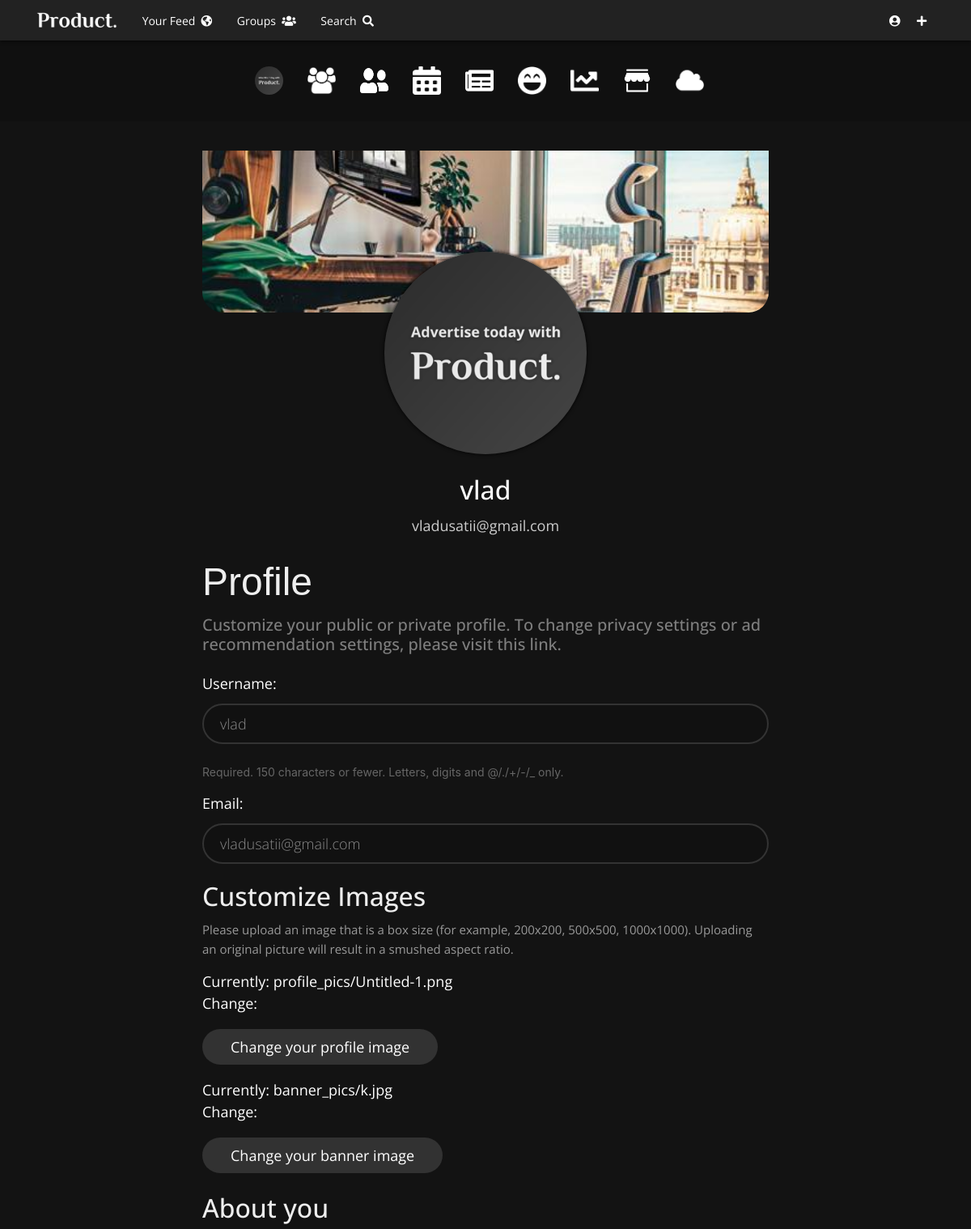
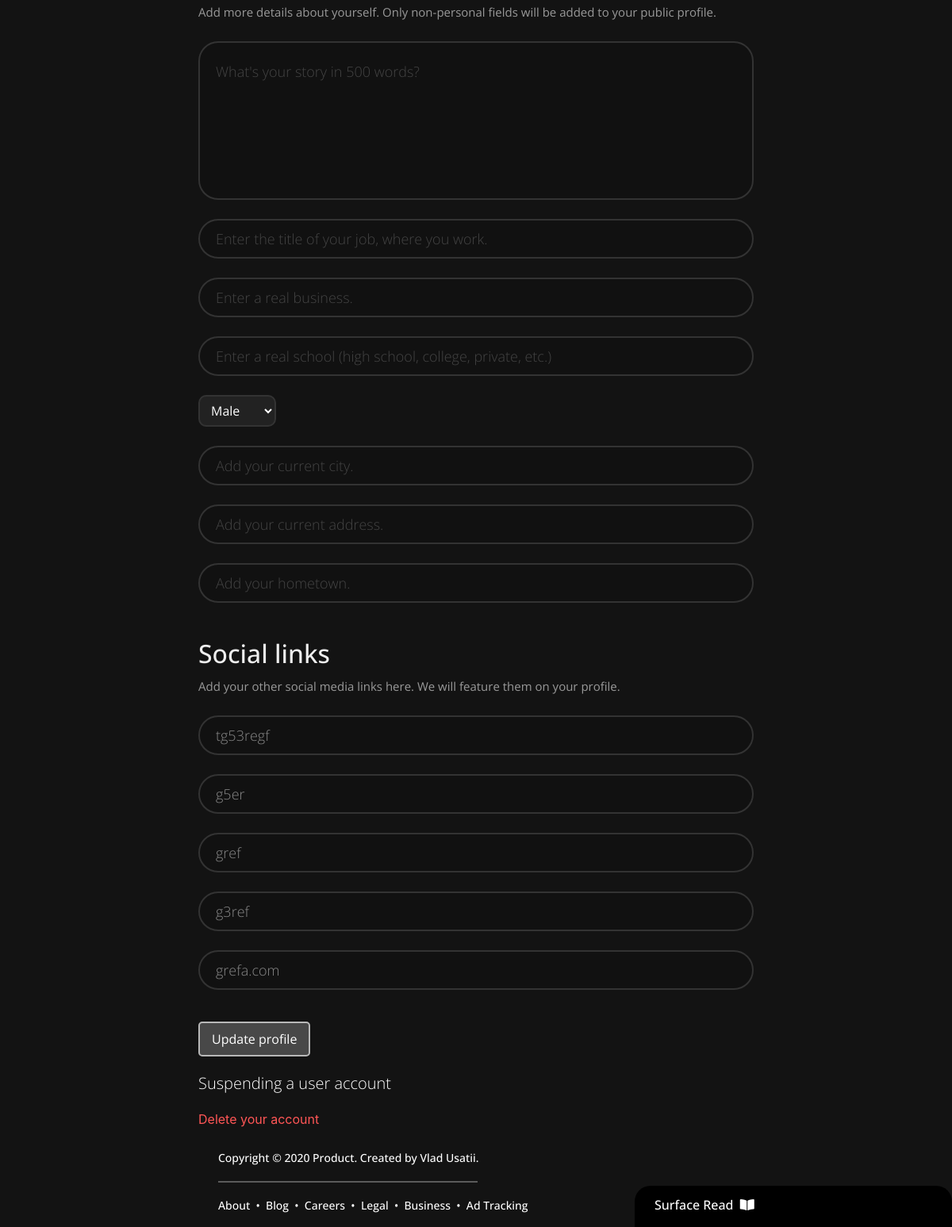
The app's page /profile/ (signed in) with its own data (2 pictures, top to bottom).
### users/models.py (models this page shows, shortened)
class Profile(models.Model):
    user = models.OneToOneField(User, on_delete=models.CASCADE)
    image = models.ImageField(default='default.jpg', upload_to='profile_pics')
    Choose_banner = models.ImageField(default='default_banner.png', upload_to='banner_pics')
    About_you = models.CharField(max_length=19999999, blank=True)
    Write_your_bio = models.TextField(max_length=500, blank=True)
    Add_an_education_credential = models.CharField(max_length=200, blank=True)
    Add_current_title = models.CharField(max_length=200, blank=True)
    Add_current_employer = models.CharField(max_length=200, blank=True)
    Home_details = models.CharField(max_length=199999, blank=True)
    Current_city = models.CharField(max_length=200, blank=True)
    Current_address = models.CharField(max_length=300, blank=True)
    Add_hometown = models.CharField(max_length=300, blank=True)
    GENDER_CHOICES = (
        (None, 'Sex:'),
        ('M', 'Male'),
        ('F', 'Female'),
        ('O', 'Other')
    )
    Choose_gender = models.CharField(max_length=1, choices=GENDER_CHOICES, blank=True)
    External_links = models.CharField(max_length=19999, blank=True)
    Add_Facebook = models.CharField(max_length=100, blank=True)
    Add_Twitter = models.CharField(max_length=100, blank=True)
    Add_YouTube = models.CharField(max_length=100, blank=True)
    Add_Instagram = models.CharField(max_length=100, blank=True)
    Add_your_personal_website =  models.CharField(max_length=300, blank=True)
    verified = models.BooleanField(default=False)
    ad = models.BooleanField(default=False)

### users/views.py (the view)
# urls.py: path('profile/', user_views.profile, name='profile'),
@login_required
def profile(request):
    if request.method == 'POST':
        u_form = UserUpdateForm(request.POST, instance=request.user)
        p_form = ProfileUpdateForm(request.POST, request.FILES, instance=request.user.profile)
        if u_form.is_valid() and p_form.is_valid():
            u_form.save()
            p_form.save()
            messages.success(request, f'Your account has been updated.')
            return redirect('profile')
    else:
        u_form = UserUpdateForm(instance=request.user)
        p_form = ProfileUpdateForm(instance=request.user.profile)
    context = {
        'u_form': u_form,
        'p_form': p_form
    }
    return render(request, 'users/profile.html', context)

### users/forms.py
class UserUpdateForm(forms.ModelForm):
    email = forms.EmailField()
    class Meta:
        model = User
        fields = ['username', 'email']

class ProfileUpdateForm(forms.ModelForm):
    class Meta:
        model = Profile
        fields = ['image', 'Choose_banner', 'About_you', 'Write_your_bio', 'Add_current_title', 'Add_current_employer', 'Add_an_education_credential', 'Choose_gender', 'Home_details', 'Current_city', 'Current_address', 'Add_hometown', 'External_links', 'Add_Facebook', 'Add_Twitter', 'Add_YouTube', 'Add_Instagram', 'Add_your_personal_website']

### users/templates/users/profile.html (shortened to what this page needs)
{% extends "blog/base.html" %}
{% load crispy_forms_tags %}
{% block content %}
<form method="POST" enctype="multipart/form-data">
            <img class="banner-image-edit" src="{{ user.profile.Choose_banner.url }}">
            <img class="profile-image-edit" src="{{ user.profile.image.url }}">
                <div class="media-body">
                    <h2 class="account-heading">{{ user.username }}</h2>
                    <p class="account-email">{{ user.email }}</p>
                </div>
            <fieldset class="form-group">
                <legend style="font-family:'Charter Bold', sans-serif;font-size: 48px !important;" class="border-bottom mb-0">Profile</legend>
                <h2 style="font-family: 'Open Sans', sans-serif;font-size:20px;color:rgb(126, 126, 126);">Customize your public or private profile. To change privacy settings or ad recommendation settings, please visit this link.</h2>
                <div id="section1" class="section">
                    {{ u_form}}
                </div>
                <legend class="border-bottom mt-3 mb-0">Customize Images</legend>
                <small style="font-size:15px;font-family:'Open Sans', sans-serif;color:#999;">Please upload an image that is a box size (for example, 200x200, 500x500, 1000x1000). Uploading an original picture will result in a smushed aspect ratio.</small>
                <div id="section2" class="section">
                    <label id="hiddenimgreplace">
                        {{ p_form.image }}
                        <br /><br /><span class="uploadadtxt">Change your profile image</span>
                    </label>
                    <br />
                    <label id="hiddenimgreplace2">
                        {{ p_form.Choose_banner }}
                        <br /><br /><span class="uploadadtxt">Change your banner image</span>
                    </label>
                    <legend class="border-bottom mt-3 mb-0">About you</legend>
                    <small style="font-size:15px;font-family:'Open Sans', sans-serif;color:#999;">Add more details about yourself. Only non-personal fields will be added to your public profile.</small>
                    <div style="height:25px;"></div>
                    {{ p_form.Write_your_bio }}
                    <br />
                    {{ p_form.Add_current_title }}
                    <br />
                    {{ p_form.Add_current_employer }}
                    <br />
                    {{ p_form.Add_an_education_credential }}
                    <br />
                    {{ p_form.Choose_gender }}
                    <br />
                    {{ p_form.Current_city }}
                    <br />
                    {{ p_form.Current_address }}
                    <br />
                    {{ p_form.Add_hometown }}
                    <br />
                    <legend class="border-bottom mt-3 mb-0">Social links</legend>
                    <small style="font-size:15px;font-family:'Open Sans', sans-serif;color:#999;">Add your other social media links here. We will feature them on your profile.</small>
                    <div style="height:25px;"></div>
                    {{ p_form.Add_Facebook }}
                    <br />
                    {{ p_form.Add_Twitter }}
                    <br />
                    {{ p_form.Add_YouTube }}
                    <br />
                    {{ p_form.Add_Instagram }}
                    <br />
                    {{ p_form.Add_your_personal_website }}
                </div>
                {% if user.profile.verified %}
                <br style="line-height: 25px;"/>
                {% endif %}
            </fieldset>
            <div class="form-group">
                <button class="global-btn-2" type="submit">Update profile</button>
            </div>
</form>
<p style="font-family:'Open Sans', sans-serif;font-size: 20px;color:white;font-weight:300;">Suspending a user account</p>
<a href="{% url 'deleteuser' %}" class="a" style="position:relative;color:rgb(255, 86, 86);margin-bottom:25px;">Delete your account</a>
{% endblock content %}

### blog/templates/blog/base.html (shortened to what this page needs)
{% load static %}
<!DOCTYPE html>
<html lang="en">
<head>
    <link href='https://api.mapbox.com/mapbox-gl-js/v1.12.0/mapbox-gl.css' rel='stylesheet' />
    <link rel="stylesheet" href="https://cdnjs.cloudflare.com/ajax/libs/font-awesome/5.14.0/css/all.min.css" />
    <link rel="stylesheet" href="https://stackpath.bootstrapcdn.com/bootstrap/4.5.2/css/bootstrap.min.css">
    <link rel="stylesheet" type="text/css" href="{% static 'blog/main.css' %}">
    <link rel="stylesheet" type="text/css" href="../static/blog/main.css">
</head>
<body>
    <div class="lowertab" style="cursor: pointer;">
        <h1 style="font-family: 'Open Sans', sans-serif;font-size:16px;color:white;padding-top:15px;padding-bottom: 10px;padding-left: 25px;">Surface Read&nbsp;&nbsp;<i class="fas fa-book-open"></i></h1>
    </div>
    <header class="site-header">
        <nav class="navbar-brand">
          <div class="container">
            <a href="{% url 'blog-home' %}"><img src="{% static 'blog/productLogo.png' %}" class="logo-nav-onhoverinc"></a>
                <a class="navbar-item-left" href="{% url 'blog-home' %}">Your Feed&nbsp;&nbsp;<i class="fas fa-globe-americas"></i></a>
                <a class="navbar-item-left-unreloadable" href="{% url 'blog-groups' %}">Groups&nbsp;&nbsp;<i class="fas fa-users"></i></a>
                <a class="navbar-item-left-unreloadable" href="{% url 'blog-people' %}">Search&nbsp;&nbsp;<i class="fas fa-search"></i></a>
                {% if user.is_authenticated %}
                    <button class="btn-login-loggedin" onclick="createPost()"><i class="fas fa-plus" style="pointer-events: none;"></i></button>
                    <a class="navbar-item-right" href="{% url 'user-posts' user.username %}"><button class="btn-login-loggedin"><i class="fas fa-user-circle"></i></button></a>
                {% else %}
                    <a class="navbar-item-right" href="{% url 'login' %}"><button class="btn-login">Login</button></a>
                    <a class="navbar-item-right" href="{% url 'register' %}"><button class="btn-register">Register</button></a>
                {% endif %}
          </div>
        </nav>
    </header>
    <main role="main" class="container-closeup">
        <div class="row">
          <div class="col-md">
            {% block content %}{% endblock %}
          </div>
        </div>
    </main>
    <div class="mobile-side-bar" style="z-index:100;">
        {% if user.is_authenticated %}
        <a style="display: block;" id="clickersound">
            <button class="mobile-side-bar-btn" tooltip="Profile" flow="down">
                <img class="mobile-side-bar-category" style="border-radius: 50%;" src="{{ user.profile.image.url }}">
            </button>
        </a>
        {% else %}
        <a href="{% url 'register' %}" style="display: block;">
            <button class="mobile-side-bar-btn" tooltip="Register" flow="down">
                <img class="mobile-side-bar-category" style="filter: invert(100%);" src="{% static 'blog/register.png' %}">
            </button>
        </a>
        {% endif %}
        <a style="display: block;" id="clickersound2">
            <button class="mobile-side-bar-btn" id="remove-btns-2" tooltip="Groups" flow="down">
                <img class="mobile-side-bar-category" style="filter: invert(100%);" src="{% static 'blog/groups.png' %}">
            </button>
        </a>
        <a style="display: block;" id="clickersound3">
            <button class="mobile-side-bar-btn" id="remove-btns-2" tooltip="Friends" flow="down">
                <img class="mobile-side-bar-category" style="filter: invert(100%);" src="{% static 'blog/friends.png' %}">
            </button>
        </a>
        <a style="display: block;" id="clickersound4">
            <button class="mobile-side-bar-btn" tooltip="Events" flow="down">
                <img class="mobile-side-bar-category" style="filter: invert(100%);" src="{% static 'blog/video.png' %}">
            </button>
        </a>
        <a style="display: block;" id="clickersound5">
            <button class="mobile-side-bar-btn" tooltip="News" flow="down">
                <img class="mobile-side-bar-category" style="filter: invert(100%);" src="{% static 'blog/news.png' %}">
            </button>
        </a>
        <a style="display: block;" id="clickersound6">
        <button class="mobile-side-bar-btn" id="remove-btns" tooltip="Stories" flow="down">
            <img class="mobile-side-bar-category" style="filter: invert(100%);" src="{% static 'blog/stories.png' %}">
        </button>
        </a>
        {% if user.is_authenticated %}
        <a style="display: block;" id="clickersound7">
        <button class="mobile-side-bar-btn" id="remove-btns" tooltip="Ads" flow="down">
            <img class="mobile-side-bar-category" style="filter: invert(100%);" src="{% static 'blog/ads.png' %}">
        </button>
        </a>
        {% else %}
        <a href="{% url 'register' %}" style="display: block;">
            <button class="mobile-side-bar-btn" id="remove-btns" tooltip="Ads" flow="down">
                <img class="mobile-side-bar-category" style="filter: invert(100%);" src="{% static 'blog/ads.png' %}">
            </button>
        </a>
        {% endif %}
        <a style="display: block;" id="clickersound8">
        <button class="mobile-side-bar-btn" tooltip="Market" flow="down">
            <img class="mobile-side-bar-category" style="filter: invert(100%);" src="{% static 'blog/market.png' %}">
        </button>
        </a>
        <a style="display: block;" id="clickersound9">
            <button class="mobile-side-bar-btn" tooltip="Weather" flow="down">
                <img class="mobile-side-bar-category" style="filter: invert(100%);" src="{% static 'blog/cloud.png' %}">
            </button>
        </a>
    </div>
    <br />
    <div class="footer-only">
        <h1 style="position: relative;font-family: 'Open Sans', sans-serif;font-size: 14px;color:white;line-height: 26px;">Copyright © 2020 Product. Created by Vlad Usatii.</h1>
            <hr style="width:50%;text-align:left;margin-left:0;color:white;border: solid 1px rgb(91, 91, 91);">
        <h1 style="position: relative;font-family: 'Open Sans', sans-serif;font-size: 14px;color:white;line-height: 26px;">
            <a class="a" href="{% url 'blog-about' %}">About</a>&nbsp;&nbsp;•&nbsp;
            <a class="a" href="{% url 'blog-blog' %}">Blog</a>&nbsp;&nbsp;•&nbsp;
            <a class="a" href="{% url 'blog-careers' %}">Careers</a>&nbsp;&nbsp;•&nbsp;
            <a class="a" href="{% url 'blog-legal' %}">Legal</a>&nbsp;&nbsp;•&nbsp;
            <a class="a" href="{% url 'blog-business' %}">Business</a>&nbsp;&nbsp;•&nbsp;
            <a class="a" href="{% url 'blog-adtracking' %}">Ad Tracking</a>
        </h1>
    </div>
</body>
</html>

### records on screen
Profile: image "Currently: profile_pics/Untitled-1.png Change:", Choose_banner "Currently: banner_pics/k.jpg Change:", Choose_gender "Male", Add_Facebook "tg53regf", Add_Twitter "g5er", Add_YouTube "gref", Add_Instagram "g3ref", Add_your_personal_website "grefa.com"

### other values on screen
{{ user.username }} "vlad"
{{ user.email }} "vladusatii@gmail.com"
